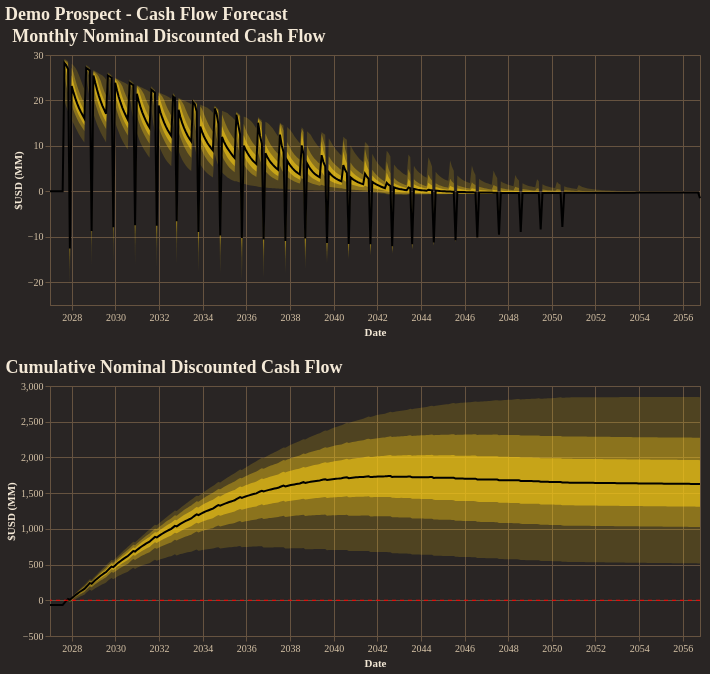

Notebook code for this chart:
### Code cell
fig = reporter.plotter.combined_cash_flow_plot(
    figsize=(650, 250),
    backend=PLOTTING_BACKEND
)
fig.show()

### Figure 1 — Vega-Lite specification as saved in the notebook (floating-point values rounded to 4 significant figures; data arrays with more than 128 entries replaced by an {"elided": "..."} marker saying what was removed)
{"config": {"background": "#292524", "view": {"fill": "#292524", "stroke": "#665340"}, "title": {"color": "#f4e9d7", "font": "Merriweather", "fontSize": 18, "fontWeight": 600, "subtitleColor": "#d5c2a6", "anchor": "start"}, "axis": {"domainColor": "#665340", "gridColor": "#665340", "tickColor": "#665340", "labelColor": "#d5c2a6", "titleColor": "#f4e9d7", "labelFont": "Merriweather", "titleFont": "Merriweather"}, "legend": {"titleColor": "#f4e9d7", "labelColor": "#d5c2a6", "labelFont": "Merriweather", "titleFont": "Merriweather", "orient": "top-right", "symbolType": "circle"}, "header": {"labelColor": "#d5c2a6", "titleColor": "#f4e9d7", "labelFont": "Merriweather", "titleFont": "Merriweather"}, "mark": {"color": "#c78d3b"}, "line": {"color": "#c78d3b"}, "bar": {"color": "#c78d3b"}, "point": {"color": "#ddb06d"}, "area": {"color": "#c78d3b", "opacity": 0.35}, "text": {"color": "#f4e9d7", "font": "Merriweather"}, "range": {"category": ["#5DA5DA", "#F28E2B", "#59C36A", "#E15759", "#B07AA1", "#4ECDC4", "#FF9DA7", "#EDC948"]}}, "vconcat": [{"layer": [{"mark": {"type": "area", "color": "rgba(250, 204, 21, 1.0)", "opacity": 0.18}, "encoding": {"tooltip": [{"field": "date", "title": "Date", "type": "temporal"}, {"field": "p01", "format": ",.2f", "title": "P01", "type": "quantitative"}, {"field": "p10", "format": ",.2f", "title": "P10", "type": "quantitative"}, {"field": "p25", "format": ",.2f", "title": "P25", "type": "quantitative"}, {"field": "p50", "format": ",.2f", "title": "P50", "type": "quantitative"}, {"field": "p75", "format": ",.2f", "title": "P75", "type": "quantitative"}, {"field": "p90", "format": ",.2f", "title": "P90", "type": "quantitative"}, {"field": "p99", "format": ",.2f", "title": "P99", "type": "quantitative"}], "x": {"field": "date", "title": "Date", "type": "temporal"}, "y": {"field": "p01", "title": "$USD (MM)", "type": "quantitative"}, "y2": {"field": "p99"}}}, {"mark": {"type": "area", "color": "rgba(250, 204, 21, 1.0)", "opacity": 0.35}, "encoding": {"tooltip": [{"field": "date", "title": "Date", "type": "temporal"}, {"field": "p01", "format": ",.2f", "title": "P01", "type": "quantitative"}, {"field": "p10", "format": ",.2f", "title": "P10", "type": "quantitative"}, {"field": "p25", "format": ",.2f", "title": "P25", "type": "quantitative"}, {"field": "p50", "format": ",.2f", "title": "P50", "type": "quantitative"}, {"field": "p75", "format": ",.2f", "title": "P75", "type": "quantitative"}, {"field": "p90", "format": ",.2f", "title": "P90", "type": "quantitative"}, {"field": "p99", "format": ",.2f", "title": "P99", "type": "quantitative"}], "x": {"field": "date", "title": "Date", "type": "temporal"}, "y": {"field": "p10", "title": "$USD (MM)", "type": "quantitative"}, "y2": {"field": "p90"}}}, {"mark": {"type": "area", "color": "rgba(250, 204, 21, 1.0)", "opacity": 0.55}, "encoding": {"tooltip": [{"field": "date", "title": "Date", "type": "temporal"}, {"field": "p01", "format": ",.2f", "title": "P01", "type": "quantitative"}, {"field": "p10", "format": ",.2f", "title": "P10", "type": "quantitative"}, {"field": "p25", "format": ",.2f", "title": "P25", "type": "quantitative"}, {"field": "p50", "format": ",.2f", "title": "P50", "type": "quantitative"}, {"field": "p75", "format": ",.2f", "title": "P75", "type": "quantitative"}, {"field": "p90", "format": ",.2f", "title": "P90", "type": "quantitative"}, {"field": "p99", "format": ",.2f", "title": "P99", "type": "quantitative"}], "x": {"field": "date", "title": "Date", "type": "temporal"}, "y": {"field": "p25", "title": "$USD (MM)", "type": "quantitative"}, "y2": {"field": "p75"}}}, {"mark": {"type": "line", "color": "black", "strokeWidth": 2}, "encoding": {"tooltip": [{"field": "date", "title": "Date", "type": "temporal"}, {"field": "p01", "format": ",.2f", "title": "P01", "type": "quantitative"}, {"field": "p10", "format": ",.2f", "title": "P10", "type": "quantitative"}, {"field": "p25", "format": ",.2f", "title": "P25", "type": "quantitative"}, {"field": "p50", "format": ",.2f", "title": "P50", "type": "quantitative"}, {"field": "p75", "format": ",.2f", "title": "P75", "type": "quantitative"}, {"field": "p90", "format": ",.2f", "title": "P90", "type": "quantitative"}, {"field": "p99", "format": ",.2f", "title": "P99", "type": "quantitative"}], "x": {"field": "date", "title": "Date", "type": "temporal"}, "y": {"field": "p50", "title": "$USD (MM)", "type": "quantitative"}}}], "data": {"name": "data-9cbe4f00234e1c6b51526582ceb4a289"}, "height": 250, "title": "Monthly Nominal Discounted Cash Flow", "width": 650}, {"layer": [{"layer": [{"mark": {"type": "area", "color": "rgba(250, 204, 21, 1.0)", "opacity": 0.18}, "encoding": {"tooltip": [{"field": "date", "title": "Date", "type": "temporal"}, {"field": "p01", "format": ",.2f", "title": "P01", "type": "quantitative"}, {"field": "p10", "format": ",.2f", "title": "P10", "type": "quantitative"}, {"field": "p25", "format": ",.2f", "title": "P25", "type": "quantitative"}, {"field": "p50", "format": ",.2f", "title": "P50", "type": "quantitative"}, {"field": "p75", "format": ",.2f", "title": "P75", "type": "quantitative"}, {"field": "p90", "format": ",.2f", "title": "P90", "type": "quantitative"}, {"field": "p99", "format": ",.2f", "title": "P99", "type": "quantitative"}], "x": {"field": "date", "title": "Date", "type": "temporal"}, "y": {"field": "p01", "title": "$USD (MM)", "type": "quantitative"}, "y2": {"field": "p99"}}}, {"mark": {"type": "area", "color": "rgba(250, 204, 21, 1.0)", "opacity": 0.35}, "encoding": {"tooltip": [{"field": "date", "title": "Date", "type": "temporal"}, {"field": "p01", "format": ",.2f", "title": "P01", "type": "quantitative"}, {"field": "p10", "format": ",.2f", "title": "P10", "type": "quantitative"}, {"field": "p25", "format": ",.2f", "title": "P25", "type": "quantitative"}, {"field": "p50", "format": ",.2f", "title": "P50", "type": "quantitative"}, {"field": "p75", "format": ",.2f", "title": "P75", "type": "quantitative"}, {"field": "p90", "format": ",.2f", "title": "P90", "type": "quantitative"}, {"field": "p99", "format": ",.2f", "title": "P99", "type": "quantitative"}], "x": {"field": "date", "title": "Date", "type": "temporal"}, "y": {"field": "p10", "title": "$USD (MM)", "type": "quantitative"}, "y2": {"field": "p90"}}}, {"mark": {"type": "area", "color": "rgba(250, 204, 21, 1.0)", "opacity": 0.55}, "encoding": {"tooltip": [{"field": "date", "title": "Date", "type": "temporal"}, {"field": "p01", "format": ",.2f", "title": "P01", "type": "quantitative"}, {"field": "p10", "format": ",.2f", "title": "P10", "type": "quantitative"}, {"field": "p25", "format": ",.2f", "title": "P25", "type": "quantitative"}, {"field": "p50", "format": ",.2f", "title": "P50", "type": "quantitative"}, {"field": "p75", "format": ",.2f", "title": "P75", "type": "quantitative"}, {"field": "p90", "format": ",.2f", "title": "P90", "type": "quantitative"}, {"field": "p99", "format": ",.2f", "title": "P99", "type": "quantitative"}], "x": {"field": "date", "title": "Date", "type": "temporal"}, "y": {"field": "p25", "title": "$USD (MM)", "type": "quantitative"}, "y2": {"field": "p75"}}}, {"mark": {"type": "line", "color": "black", "strokeWidth": 2}, "encoding": {"tooltip": [{"field": "date", "title": "Date", "type": "temporal"}, {"field": "p01", "format": ",.2f", "title": "P01", "type": "quantitative"}, {"field": "p10", "format": ",.2f", "title": "P10", "type": "quantitative"}, {"field": "p25", "format": ",.2f", "title": "P25", "type": "quantitative"}, {"field": "p50", "format": ",.2f", "title": "P50", "type": "quantitative"}, {"field": "p75", "format": ",.2f", "title": "P75", "type": "quantitative"}, {"field": "p90", "format": ",.2f", "title": "P90", "type": "quantitative"}, {"field": "p99", "format": ",.2f", "title": "P99", "type": "quantitative"}], "x": {"field": "date", "title": "Date", "type": "temporal"}, "y": {"field": "p50", "title": "$USD (MM)", "type": "quantitative"}}}], "data": {"name": "data-972decaac137c6892c6ad1eeac55bca9"}, "title": "Cumulative Nominal Discounted Cash Flow"}, {"data": {"name": "data-42990c68f268a11fa16682fcd3437a6f"}, "mark": {"type": "rule", "color": "red", "strokeDash": [4, 4]}, "encoding": {"y": {"field": "zero", "type": "quantitative"}}}], "height": 250, "width": 650}], "title": "Demo Prospect - Cash Flow Forecast", "$schema": "https://vega.github.io/schema/vega-lite/v5.20.1.json", "datasets": {"data-9cbe4f00234e1c6b51526582ceb4a289": {"elided": "360 records"}, "data-972decaac137c6892c6ad1eeac55bca9": {"elided": "360 records"}, "data-42990c68f268a11fa16682fcd3437a6f": [{"zero": 0}]}}
